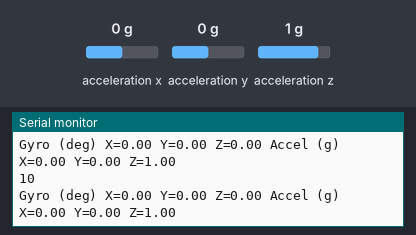
This sketch was run on a simulated Arduino Mega 2560, built with avr-gcc and run on an emulated ATmega2560. On the bench: the last lines printed to the serial monitor. Wiring (inferred from the names in the program): MPU-6050 motion sensor at I2C address 0x68. Inputs (shaded band) come from the test bench; at power-on: acceleration x 0 g, acceleration y 0 g, acceleration z 1 g.

Above: at 1.2 s.
1.3 s: acceleration x set to -1.4 g
At 2.0 s:
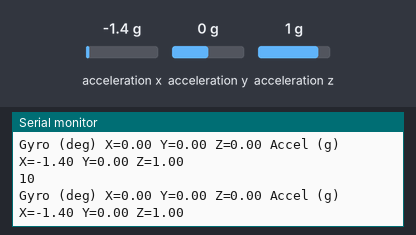
4.3 s: acceleration y set to -1.4 g
At 5.3 s:
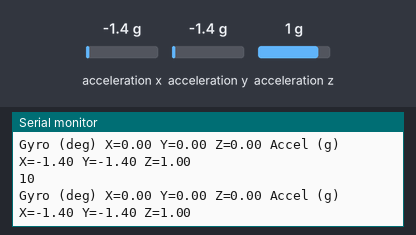
7.3 s: acceleration z set to -1.4 g
At 7.9 s:
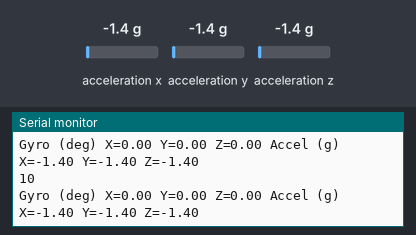
10.3 s: acceleration x set to 0 g
At 10.9 s:
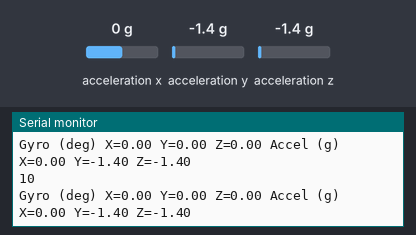
13.3 s: acceleration y set to 0 g
At 14.3 s:
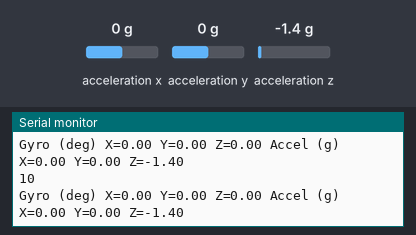
16.3 s: acceleration x set to -0.8 g
At 17.4 s:
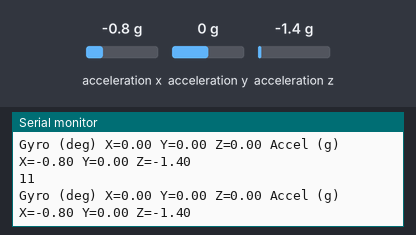
Timing chart, 0 to 19.3 s (numbered marks = the images above; inputs shaded):
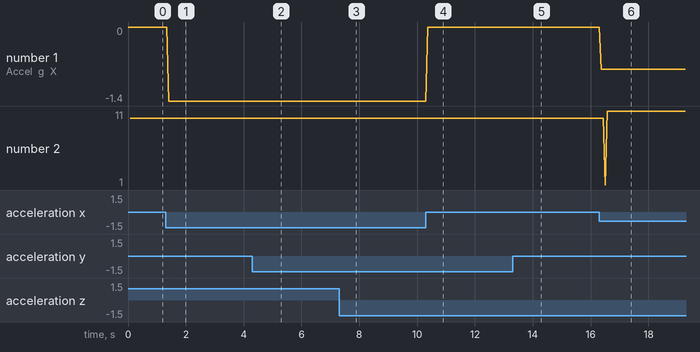

The sketch:

Atmega328P.ino
```cpp
/*连线方法
  MPU-UNO
  VCC-5V
  GND-GND
  SCL-A5
  SDA-A4
  ADO-GND
  HC05-UNO
  VCC-5V
  GND-GND
  RX-D10
  TX-11*/
//未使用中断功能，即没有做 INT-digital pin 2 (interrupt pin 0) 这样的接线

//参考手册：MPU-6000 and MPU-6050 Register Map and Descriptions Revision 4.2

#include <Wire.h>
#include <SoftwareSerial.h>
SoftwareSerial Serial1(10, 11); //TX10,RX11
#define DYNAMIC_PRECISION   0.25      /*动态精度*/
#define MOST_ACTIVE_NULL      0        /*未找到最活跃轴*/
#define MOST_ACTIVE_X         1    /*最活跃轴X*/
#define MOST_ACTIVE_Y         2        /*最活跃轴Y*/
#define MOST_ACTIVE_Z         3        /*最活跃轴Z*/


int Count = 0;
static int Step = 0;
int sum;
int str = 1;
typedef struct {
  float x;
  float y;
  float z;
} Acceleration;

Acceleration inputOld, inputNew;

long accelX, accelY, accelZ;      // 定义为全局变量，可直接在函数内部使用
float gForceX, gForceY, gForceZ;

long gyroX, gyroY, gyroZ;
float rotX, rotY, rotZ;

void setup() {
  Serial.begin(9600);
  Serial1.begin(9600);
  Wire.begin();
  setupMPU();
}

void loop() {
  Acceleration lastInput, OutPut, thresholdInput;
  recordAccelRegisters();//读取加速度
  //recordGyroRegisters();
  lastInput.x = gForceX;
  lastInput.y = gForceY;
  lastInput.z = gForceZ;
  smoothingFilter(gForceX, gForceY, gForceZ, &OutPut);
  dynamicThreshold(&OutPut, &thresholdInput);
  if (judgment(&lastInput)) {
    detectStep(&OutPut, &lastInput, &thresholdInput);
  }
  printData();
  Count++;
  inputOld.x = inputNew.x;
  inputOld.y = inputNew.y;
  inputOld.z = inputNew.z;
  inputNew.x = lastInput.x;
  inputNew.y = lastInput.y;
  inputNew.z = lastInput.z;
  delay(5);
  Serial.println(Step);
  str = 1;
}

void setupMPU() {
  // REGISTER 0x6B/REGISTER 107:Power Management 1
  Wire.beginTransmission(0b1101000); //This is the I2C address of the MPU (b1101000/b1101001 for AC0 low/high datasheet Sec. 9.2)
  Wire.write(0x6B); //Accessing the register 6B/107 - Power Management (Sec. 4.30)
  Wire.write(0b00000000); //Setting SLEEP register to 0, using the internal 8 Mhz oscillator
  Wire.endTransmission();

  // REGISTER 0x1b/REGISTER 27:Gyroscope Configuration
  Wire.beginTransmission(0b1101000); //I2C address of the MPU
  Wire.write(0x1B); //Accessing the register 1B - Gyroscope Configuration (Sec. 4.4)
  Wire.write(0x00000000); //Setting the gyro to full scale +/- 250deg./s (转化为rpm:250/360 * 60 = 41.67rpm) 最高可以转化为2000deg./s
  Wire.endTransmission();

  // REGISTER 0x1C/REGISTER 28:ACCELEROMETER CONFIGURATION
  Wire.beginTransmission(0b1101000); //I2C address of the MPU
  Wire.write(0x1C); //Accessing the register 1C - Acccelerometer Configuration (Sec. 4.5)
  Wire.write(0b00000000); //Setting the accel to +/- 2g（if choose +/- 16g，the value would be 0b00011000）
  Wire.endTransmission();
}

void recordAccelRegisters() {
  // REGISTER 0x3B~0x40/REGISTER 59~64
  Wire.beginTransmission(0b1101000); //I2C address of the MPU
  Wire.write(0x3B); //Starting register for Accel Readings
  Wire.endTransmission();
  Wire.requestFrom(0b1101000, 6); //Request Accel Registers (3B - 40)

  // 使用了左移<<和位运算|。Wire.read()一次读取1bytes，并在下一次调用时自动读取下一个地址的数据
  while (Wire.available() < 6); // Waiting for all the 6 bytes data to be sent from the slave machine （必须等待所有数据存储到缓冲区后才能读取）
  accelX = Wire.read() << 8 | Wire.read(); //Store first two bytes into accelX （自动存储为定义的long型值）
  accelY = Wire.read() << 8 | Wire.read(); //Store middle two bytes into accelY
  accelZ = Wire.read() << 8 | Wire.read(); //Store last two bytes into accelZ
  processAccelData();
}

void processAccelData() {
  gForceX = accelX / 16384.0;     //float = long / float
  gForceY = accelY / 16384.0;
  gForceZ = accelZ / 16384.0;
}

void recordGyroRegisters() {
  // REGISTER 0x43~0x48/REGISTER 67~72
  Wire.beginTransmission(0b1101000); //I2C address of the MPU
  Wire.write(0x43); //Starting register for Gyro Readings
  Wire.endTransmission();
  Wire.requestFrom(0b1101000, 6); //Request Gyro Registers (43 ~ 48)
  while (Wire.available() < 6);
  gyroX = Wire.read() << 8 | Wire.read(); //Store first two bytes into accelX
  gyroY = Wire.read() << 8 | Wire.read(); //Store middle two bytes into accelY
  gyroZ = Wire.read() << 8 | Wire.read(); //Store last two bytes into accelZ
  processGyroData();
}

void processGyroData() {
  rotX = gyroX / 131.0;
  rotY = gyroY / 131.0;
  rotZ = gyroZ / 131.0;
}

void printData() {
  Serial.print("Gyro (deg)");
  Serial.print(" X=");
  Serial.print(rotX);
  Serial.print(" Y=");
  Serial.print(rotY);
  Serial.print(" Z=");
  Serial.print(rotZ);
  Serial.print(" Accel (g)");
  Serial.print(" X=");
  Serial.print(gForceX);
  Serial.print(" Y=");
  Serial.print(gForceY);
  Serial.print(" Z=");
  Serial.println(gForceZ);
  Serial1.print(str);
  Serial.print(str);
}
//平滑滤波
void smoothingFilter(int GFX, int GFY, int GFZ, Acceleration *Output) {
  static float sumx, sumy, sumz;
  sumx += GFX; sumy += GFY; sumz += GFZ;
  if (Count % 4 == 0) {
    Output->x = sumx / 4.000;
    Output->y = sumy / 4.000;
    Output->z = sumz / 4.000;
    sumx = 0;
    sumy = 0;
    sumz = 0;
  }
}
//动态阀值
void dynamicThreshold(Acceleration *Iutput, Acceleration *Output) {
  static float xmax, ymax, zmax, xmin, ymin, zmin;
  xmax = max(Iutput->x, xmax);
  ymax = max(Iutput->y, ymax);
  zmax = max(Iutput->z, zmax);
  xmin = min(Iutput->x, xmin);
  ymin = min(Iutput->y, ymin);
  zmin = min(Iutput->z, zmin);
  if (Count % 50 == 0) {
    Output->x = dynamicAccuracy(xmax, xmin);
    Output->y = dynamicAccuracy(ymax, ymin);
    Output->z = dynamicAccuracy(zmax, zmin);
  }
}

float dynamicAccuracy(float Max, float Min) {
  return (Max + Min) / 2.000;
}
//判断是否晃动
bool judgment(Acceleration *lastInput) {
  bool res = 0;
  if (abs(inputNew.x - inputOld.x) > DYNAMIC_PRECISION) {
    inputOld.x = inputNew.x;
    inputNew.x = lastInput->x;
    res = 1;
  }
  else {
    inputOld.x = inputNew.x;
  }
  if (abs(inputNew.y - inputOld.y) > DYNAMIC_PRECISION) {
    inputOld.y = inputNew.y;
    inputNew.y = lastInput->y;
    res = 1;
  }
  else {
    inputOld.y = inputNew.y;
  }
  if (abs(inputNew.z - inputOld.z) > DYNAMIC_PRECISION) {
    inputOld.z = inputNew.z;
    inputNew.z = lastInput->z;
    res = 1;
  }
  else {
    inputOld.z = inputNew.z;
  }
  return res;
}
//判断最活跃轴
char mostActiveAxis(Acceleration *oldInput, Acceleration *newInput) {
  char res = MOST_ACTIVE_NULL;
  float x_change = abs(newInput->x - oldInput->x);
  float y_change = abs(newInput->y - oldInput->y);
  float z_change = abs(newInput->z - oldInput->z);
  if (x_change > y_change) {
    if (y_change > z_change) {
      res = MOST_ACTIVE_X;
    }
    else if (x_change > z_change) {
      res = MOST_ACTIVE_X;
    }
    else {
      res = MOST_ACTIVE_Z;
    }
  }
  else if (y_change > z_change) {
    res = MOST_ACTIVE_Y;
  }
  else {
    res = MOST_ACTIVE_Z;
  }
  return res;
}
//判断是否有效晃动
void detectStep(Acceleration *oldInput, Acceleration *newInput, Acceleration *thresholdInput) {
  char res = mostActiveAxis(oldInput, newInput);
  switch (res) {
    case MOST_ACTIVE_NULL: {
        break;

      }
    case MOST_ACTIVE_X: {
        if (oldInput->x > thresholdInput->x && newInput->x < thresholdInput->x) {
          Step++;
          str = 0;
        }
        break;
      }
    case MOST_ACTIVE_Y: {
        if (oldInput->y > thresholdInput->y && newInput->y < thresholdInput->y) {
          Step++;
          str = 0;
        }
        break;
      }
    case MOST_ACTIVE_Z: {
        if (oldInput->z > thresholdInput->z && newInput->z < thresholdInput->z) {
          Step++;
          str = 0;
        }
        break;
      }
  }

}
```

Measured:
- after the input at 1.3 s, the serial monitor: prints a new line after 0.12 s (image 1)
- after the input at 4.3 s, the serial monitor: prints a new line after 0.13 s (image 2)
- after the input at 7.3 s, the serial monitor: prints a new line after 0.12 s (image 3)
- after the input at 10.3 s, the serial monitor: prints a new line after 0.07 s (image 4)
- after the input at 13.3 s, the serial monitor: prints a new line after 0.13 s (image 5)
- after the input at 16.3 s, the serial monitor: prints a new line after 0.07 s (image 6)
- plotted number 1: 0 → -1.4 after the input at 1.3 s, 0 → -0.8 after the input at 16.3 s
- plotted number 2: 10 → 11 after the input at 16.3 s
